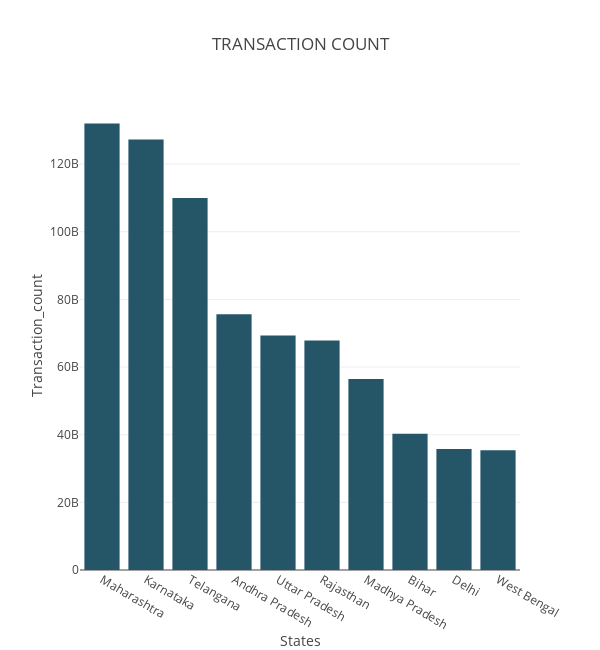
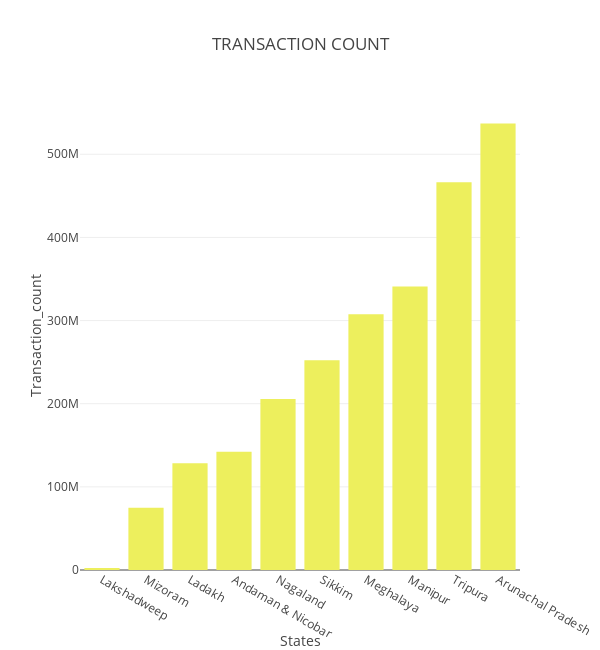
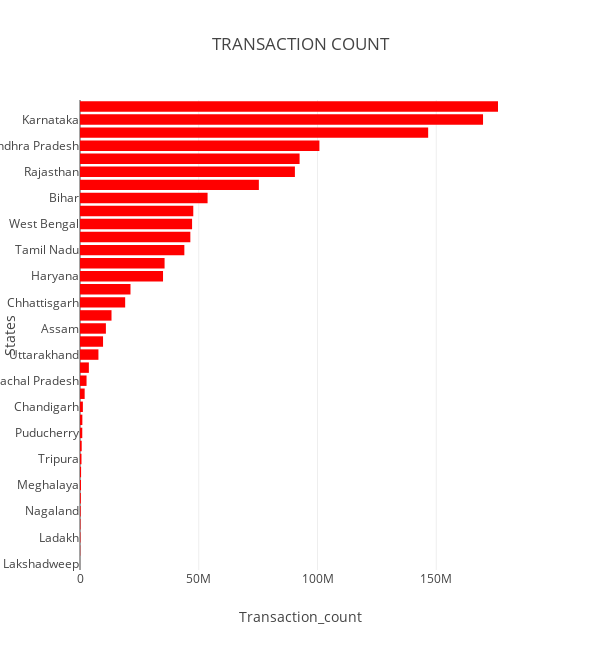

The code cell stored with these charts, in order, in its notebook:
### Code cell
top_chart_transaction_count("aggregated_transaction")

### Figure 1 — Plotly figure (JSON) as saved in the notebook; plotly's stock layout.template omitted (floating-point values rounded to 4 significant figures)
{"data": [{"alignmentgroup": "True", "hovertemplate": "<b>%{hovertext}</b><br><br>States=%{x}<br>Transaction_count=%{y}<extra></extra>", "hovertext": ["Maharashtra", "Karnataka", "Telangana", "Andhra Pradesh", "Uttar Pradesh", "Rajasthan", "Madhya Pradesh", "Bihar", "Delhi", "West Bengal"], "legendgroup": "", "marker": {"color": "rgb(36, 86, 104)", "pattern": {"shape": ""}}, "name": "", "offsetgroup": "", "orientation": "v", "showlegend": false, "textposition": "auto", "type": "bar", "x": ["Maharashtra", "Karnataka", "Telangana", "Andhra Pradesh", "Uttar Pradesh", "Rajasthan", "Madhya Pradesh", "Bihar", "Delhi", "West Bengal"], "xaxis": "x", "y": [132000468576, 127276457472, 109948984782, 75604545102, 69343313826, 67864849260, 56481382260, 40287567246, 35774331852, 35393801118], "yaxis": "y"}], "layout": {"barmode": "relative", "height": 650, "legend": {"tracegroupgap": 0}, "title": {"text": "TRANSACTION COUNT"}, "width": 600, "xaxis": {"anchor": "y", "domain": [0, 1], "title": {"text": "States"}}, "yaxis": {"anchor": "x", "domain": [0, 1], "title": {"text": "Transaction_count"}}}}

### Figure 2 — Plotly figure (JSON) as saved in the notebook; plotly's stock layout.template omitted (floating-point values rounded to 4 significant figures)
{"data": [{"alignmentgroup": "True", "hovertemplate": "<b>%{hovertext}</b><br><br>States=%{x}<br>Transaction_count=%{y}<extra></extra>", "hovertext": ["Lakshadweep", "Mizoram", "Ladakh", "Andaman & Nicobar", "Nagaland", "Sikkim", "Meghalaya", "Manipur", "Tripura", "Arunachal Pradesh"], "legendgroup": "", "marker": {"color": "rgb(237, 239, 93)", "pattern": {"shape": ""}}, "name": "", "offsetgroup": "", "orientation": "v", "showlegend": false, "textposition": "auto", "type": "bar", "x": ["Lakshadweep", "Mizoram", "Ladakh", "Andaman & Nicobar", "Nagaland", "Sikkim", "Meghalaya", "Manipur", "Tripura", "Arunachal Pradesh"], "xaxis": "x", "y": [2517924, 74976132, 128360082, 142263462, 205601136, 252251214, 307615524, 341018982, 466231254, 537026316], "yaxis": "y"}], "layout": {"barmode": "relative", "height": 650, "legend": {"tracegroupgap": 0}, "title": {"text": "TRANSACTION COUNT"}, "width": 600, "xaxis": {"anchor": "y", "domain": [0, 1], "title": {"text": "States"}}, "yaxis": {"anchor": "x", "domain": [0, 1], "title": {"text": "Transaction_count"}}}}

### Figure 3 — Plotly figure (JSON) as saved in the notebook; plotly's stock layout.template omitted (floating-point values rounded to 4 significant figures)
{"data": [{"alignmentgroup": "True", "hovertemplate": "<b>%{hovertext}</b><br><br>Transaction_count=%{x}<br>States=%{y}<extra></extra>", "hovertext": ["Lakshadweep", "Mizoram", "Ladakh", "Andaman & Nicobar", "Nagaland", "Sikkim", "Meghalaya", "Manipur", "Tripura", "Arunachal Pradesh", "Puducherry", "Dadra and  Nagar Haveli and  Daman and Diu", "Chandigarh", "Goa", "Himachal Pradesh", "Jammu & Kashmir", "Uttarakhand", "Punjab", "Assam", "Kerala", "Chhattisgarh", "Jharkhand", "Haryana", "Gujarat", "Tamil Nadu", "Odisha", "West Bengal", "Delhi", "Bihar", "Madhya Pradesh", "Rajasthan", "Uttar Pradesh", "Andhra Pradesh", "Telangana", "Karnataka", "Maharashtra"], "legendgroup": "", "marker": {"color": "rgb(255,0,0)", "pattern": {"shape": ""}}, "name": "", "offsetgroup": "", "orientation": "h", "showlegend": false, "textposition": "auto", "type": "bar", "x": [3527.0, 99970.0, 171100.0, 189700.0, 274100.0, 336300.0, 410200.0, 454700.0, 621600.0, 716000.0, 955800.0, 991300.0, 1213000.0, 1960000.0, 2758000.0, 3733000.0, 7759000.0, 9707000.0, 10910000.0, 13270000.0, 19020000.0, 21260000.0, 34960000.0, 35610000.0, 43940000.0, 46460000.0, 47190000.0, 47700000.0, 53720000.0, 75310000.0, 90490000.0, 92460000.0, 100800000.0, 146600000.0, 169700000.0, 176000000.0], "xaxis": "x", "y": ["Lakshadweep", "Mizoram", "Ladakh", "Andaman & Nicobar", "Nagaland", "Sikkim", "Meghalaya", "Manipur", "Tripura", "Arunachal Pradesh", "Puducherry", "Dadra and  Nagar Haveli and  Daman and Diu", "Chandigarh", "Goa", "Himachal Pradesh", "Jammu & Kashmir", "Uttarakhand", "Punjab", "Assam", "Kerala", "Chhattisgarh", "Jharkhand", "Haryana", "Gujarat", "Tamil Nadu", "Odisha", "West Bengal", "Delhi", "Bihar", "Madhya Pradesh", "Rajasthan", "Uttar Pradesh", "Andhra Pradesh", "Telangana", "Karnataka", "Maharashtra"], "yaxis": "y"}], "layout": {"barmode": "relative", "height": 650, "legend": {"tracegroupgap": 0}, "title": {"text": "TRANSACTION COUNT"}, "width": 600, "xaxis": {"anchor": "y", "domain": [0, 1], "title": {"text": "Transaction_count"}}, "yaxis": {"anchor": "x", "domain": [0, 1], "title": {"text": "States"}}}}
